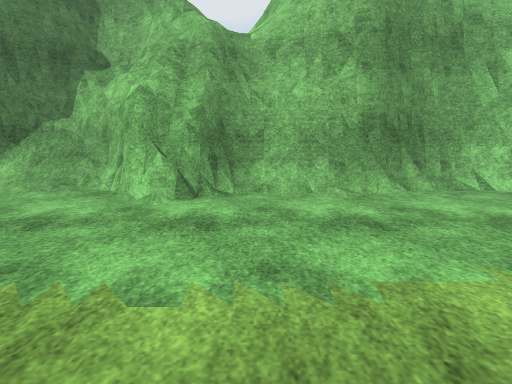
View 1 (above)

14 first-person views from a walk through a 3-D level made in the Unity game engine. The camera is 1.2 m above the floor, tilts 10° down and sees 85° across. The floor is counted in squares, 1 m on a side. Each view is taken from the middle of a square. On the plan, view 1 faces up. The plan holds only what a view shows up to about 13 squares ahead; the rest is blank. The place goes on beyond the plan. The player character is not drawn. Some animated figures are left out. Some surface patterns are stand-ins.

View 2
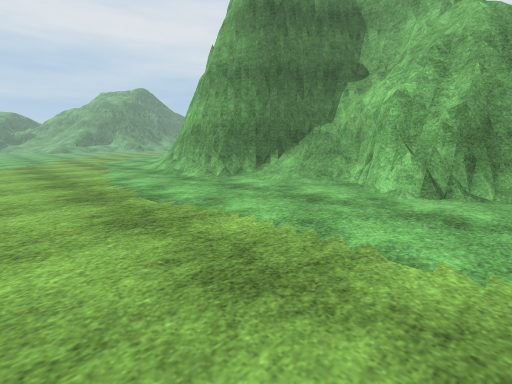

View 3
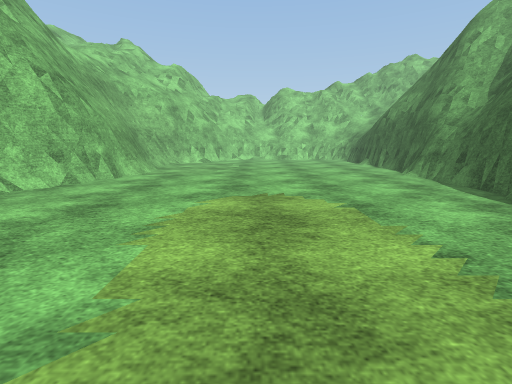

View 4
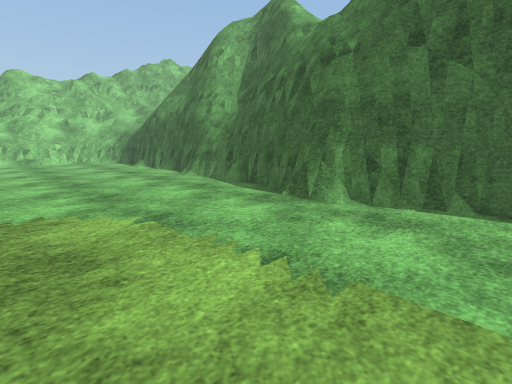

View 5
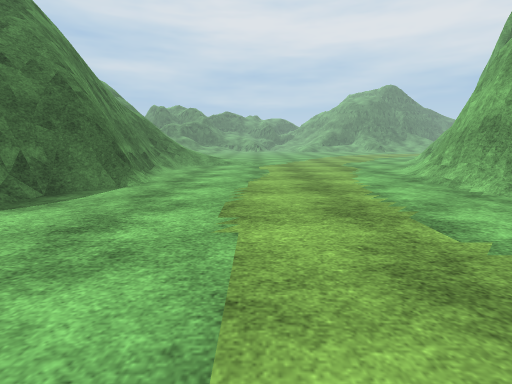

View 6
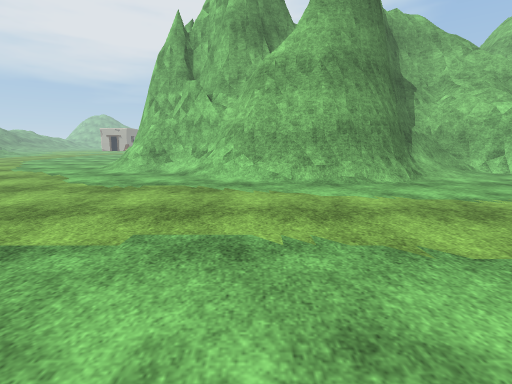

View 7
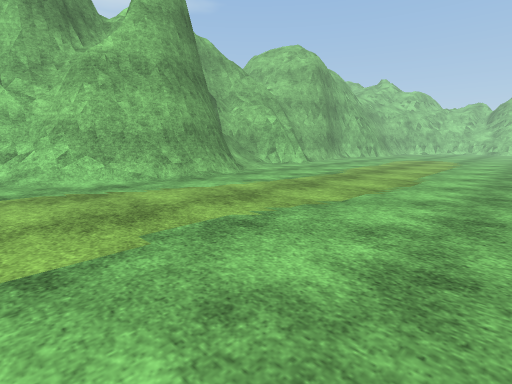

View 8
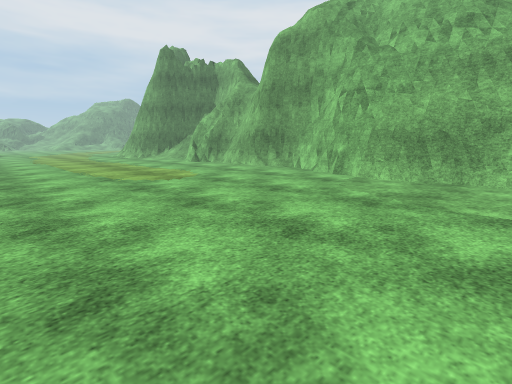

View 9
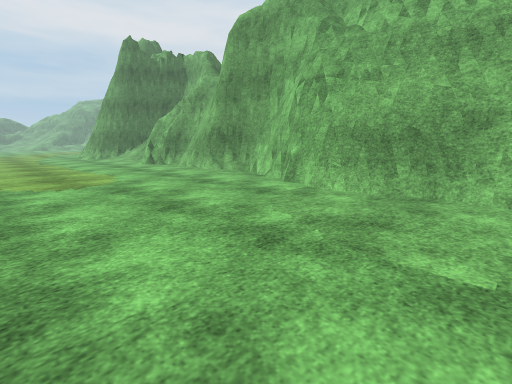

View 10
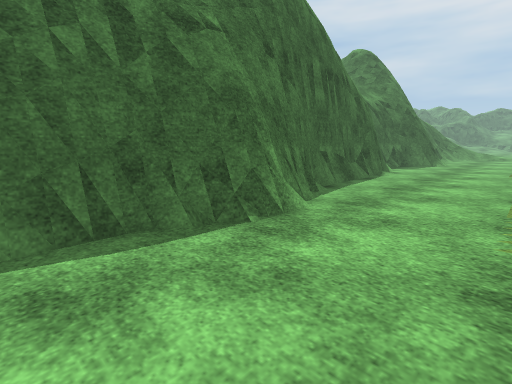

View 11
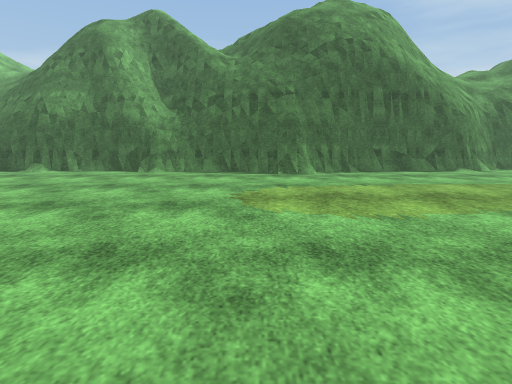

View 12
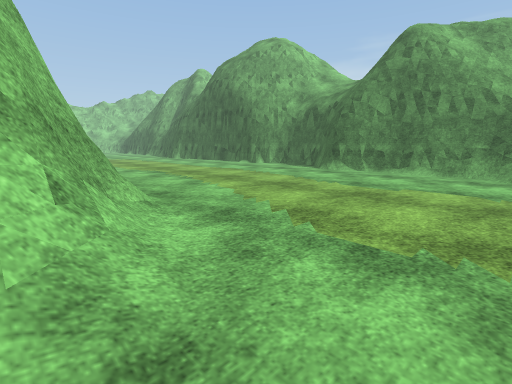

View 13
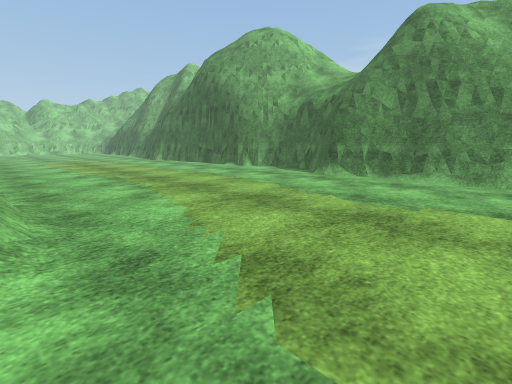

View 14
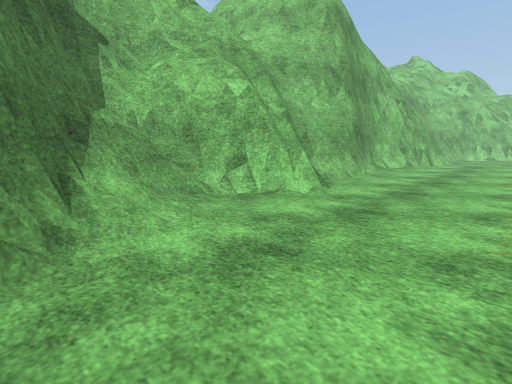

### Floor plan
Key: @ floor where view 1 was taken; # wall or solid block; . floor; / step, stairs or slope; = window, fence, low wall or low ledge; O other object.
Columns run from 17 left of view 1 to 14 right of it. Each row starts with its distance up from view 1.
  9 ###       ####
  8 ==##     ##=#############
  7 ./O###   ##///###=####.#### ####
  6 ../=######=/..#==........#####=#
  5 .....#=#==......................
  4 ................................
  3 ................................
  2 ................................
  1 ................................
  0 .................@..............
 -1 ................................
 -2 ................................
 -3 /...............................
 -4 /...................=#..........
 -5  //===##....=##==###########===#

Where each view was taken, in squares from view 1:
view 1: 0 up, 0 right, facing up
view 2: 1 down, 0 right, facing up-left
view 3: 1 up, 1 left, facing right
view 4: 1 up, 0 right, facing down-right
view 5: 1 down, 2 left, facing left
view 6: 4 down, 13 left, facing up
view 7: 4 down, 16 left, facing up-right
view 8: 4 down, 14 right, facing up-left
view 9: 1 down, 14 right, facing up-left
view 10: 1 down, 7 right, facing down-left
view 11: 7 up, 5 right, facing down
view 12: 7 up, 17 left, facing down-right
view 13: 5 up, 16 left, facing down-right
view 14: 2 up, 8 left, facing up-right
